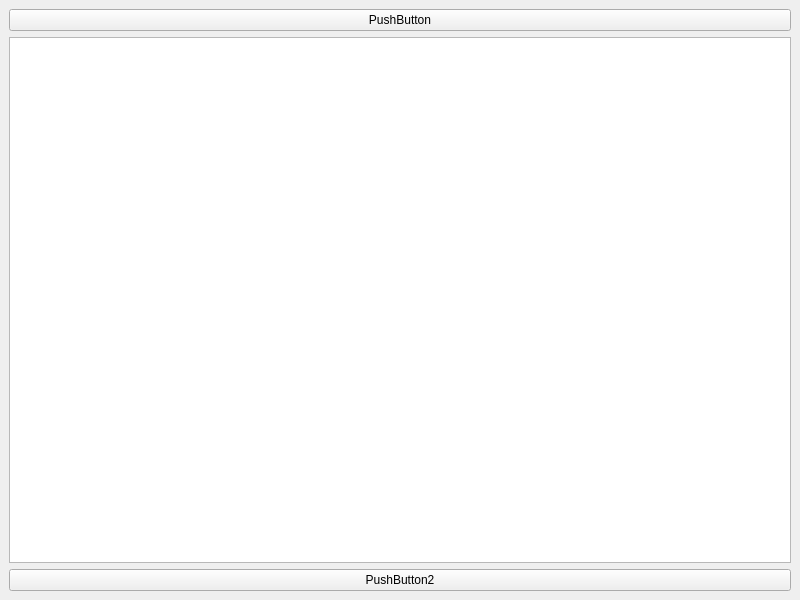
<?xml version="1.0" encoding="UTF-8"?>
<ui version="4.0">
 <class>MainWindow</class>
 <widget class="QMainWindow" name="MainWindow">
  <property name="geometry">
   <rect>
    <x>0</x>
    <y>0</y>
    <width>800</width>
    <height>600</height>
   </rect>
  </property>
  <property name="windowTitle">
   <string>MainWindow</string>
  </property>
  <widget class="QWidget" name="centralwidget">
   <layout class="QGridLayout" name="gridLayout">
    <item row="0" column="0">
     <widget class="QPushButton" name="pushButton">
      <property name="text">
       <string>PushButton</string>
      </property>
     </widget>
    </item>
    <item row="1" column="0">
     <widget class="QTextEdit" name="textEdit_logs"/>
    </item>
    <item row="2" column="0">
     <widget class="QPushButton" name="pushButton_2">
      <property name="text">
       <string>PushButton2</string>
      </property>
     </widget>
    </item>
   </layout>
  </widget>
 </widget>
 <resources/>
 <connections/>
</ui>
